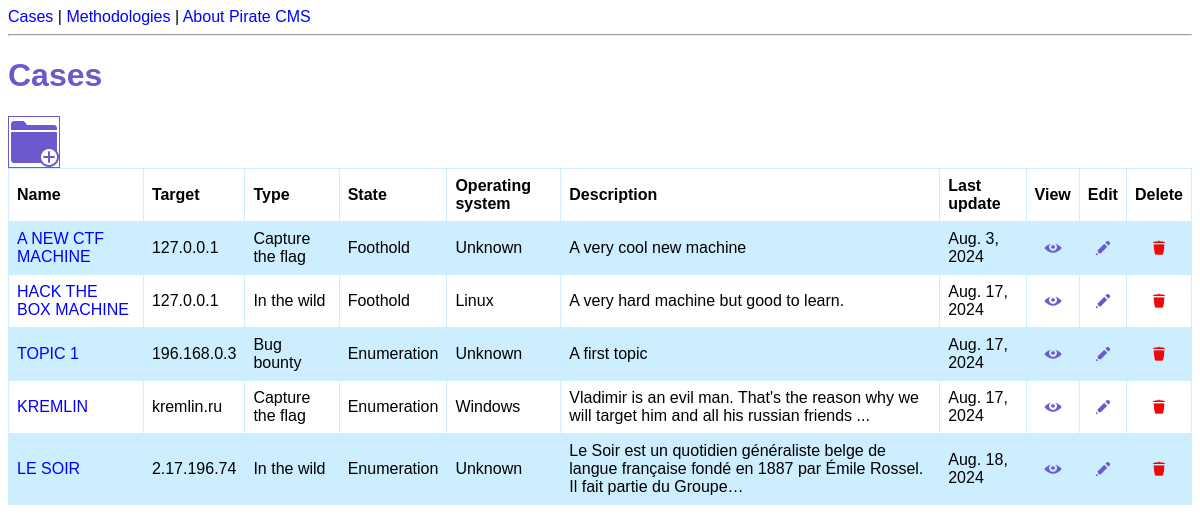
The page /cases/ on the database as committed earlier.
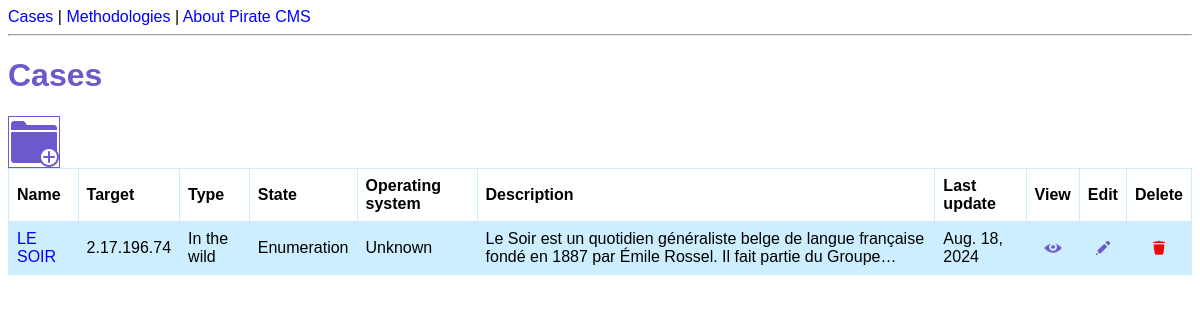
The same page on the database as committed later.
### cms/models.py (models this page shows, shortened)
class Case(models.Model):
    class State(models.TextChoices):
        ENUMERATION = 'Enumeration'
        FOOTHOLD = 'Foothold'
        PRIVESC = 'Privilege escalation'
        ROOTED = 'Rooted'
    class OperatingSystem(models.TextChoices):
        UNKNOWN = 'Unknown'
        LINUX = 'Linux'
        WINDOWS = 'Windows'
    class TypeTarget(models.TextChoices):
        CAPTURE_THE_FLAG = 'Capture the flag'
        BUG_BOUNTY = 'Bug bounty'
        IN_THE_WILD = 'In the wild'
        NOT_DEFINED = 'Not defined'
    name = models.fields.CharField(max_length=250, null=True)
    webpage = models.fields.URLField(null=True, blank=True)
    address = models.fields.CharField(max_length=250, null=True)
    description = models.fields.CharField(max_length=1000, null=True, blank=True)
    state = models.fields.CharField(choices=State.choices, max_length=20, default="Enumeration")
    OS = models.fields.CharField(choices=OperatingSystem.choices, max_length=10, default="Unknown")
    last_update = models.fields.DateField(null=True, default=date.today())
    type_of_target = models.fields.CharField(choices=TypeTarget.choices, max_length=20, default='Not defined')

### cms/views.py (the view)
# urls.py: path('cases/', views.cases_list, name='cases-list'),
def cases_list(request):
    cases = Case.objects.all()
    return render(request, 'cms/cases.html', {'cases': cases})

### cms/templates/cms/cases.html (shortened to what this page needs)
{% extends 'cms/base.html' %}
{% load static %}
{% block content %}
<h1>Cases</h1>
<a href="{% url 'case-create' %}">
    <img src="{% static 'cms/newCase_icon.png' %}" class="big_icons" title="Create a new case">
</a>
<table>
    <tr>
        <th>Name</th>
        <th>Target</th>
        <th>Type</th>
        <th>State</th>
        <th>Operating system</th>
        <th>Description</th>
        <th>Last update</th>
        <th style="text-align: center;">View</th>
        <th style="text-align: center;">Edit</th>
        <th style="text-align: center;"> Delete</th>
    </tr>
    {% for case in cases %}
    <tr>
        <td><a href="{% url 'case-detail' case.id %}" title="View details">{{ case.name|upper }}</a></td>
        <td>{{ case.address }}</td>
        <td>{{ case.type_of_target }}</td>
        <td>{{ case.state }}</td>
        <td>{{ case.OS }}</td>
        <td>{{ case.description|truncatechars:120 }}</td>
        <td>{{ case.last_update }}</td>
        <td style="text-align: center;">
            <a href="{% url 'case-detail' case.id %}">
                <img  src="{% static 'cms/view_icon.png' %}" width="18" height="18" title="View details">
            </a>
        </td>
        <td style="text-align: center;">
            <a href="{% url 'case-update' case.id %}">
                <img src="{% static 'cms/edit_icon.png' %}" width="18" height="18" title="Edit">
            </a>
        </td>
        <td style="text-align: center;">
            <a href="{% url 'case-delete' case.id %}">
                <img src="{% static 'cms/delete_icon.png' %}" width="18" height="18" title="Delete">
            </a>
        </td>
    </tr>
    {% endfor %}
</table>
{% endblock %}

Rows that differ between the two databases and show on the page:
removed Case: name "A NEW CTF MACHINE", address "127.0.0.1", type_of_target "Capture the flag", state "Foothold", OS "Unknown", description "A very cool new machine", last_update "Aug. 3, 2024"
removed Case: name "HACK THE BOX MACHINE", address "127.0.0.1", type_of_target "In the wild", state "Foothold", OS "Linux", description "A very hard machine but good to learn.", last_update "Aug. 17, 2024"
removed Case: name "TOPIC 1", address "196.168.0.3", type_of_target "Bug bounty", state "Enumeration", OS "Unknown", description "A first topic", last_update "Aug. 17, 2024"
removed Case: name "KREMLIN", address "kremlin.ru", type_of_target "Capture the flag", state "Enumeration", OS "Windows", description "Vladimir is an evil man. That's the reason why we will target him and all his russian friends ...", last_update "Aug. 17, 2024"
